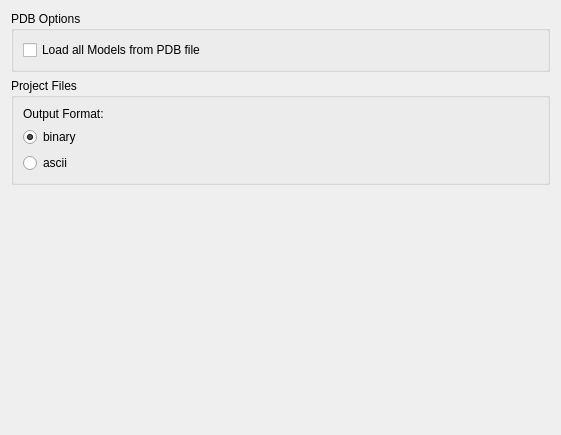
<?xml version="1.0" encoding="UTF-8"?>
<ui version="4.0">
 <class>OpenSavePreferencesData</class>
 <widget class="QWidget" name="OpenSavePreferencesData">
  <property name="geometry">
   <rect>
    <x>0</x>
    <y>0</y>
    <width>561</width>
    <height>435</height>
   </rect>
  </property>
  <property name="windowTitle">
   <string>Form</string>
  </property>
  <layout class="QVBoxLayout" name="verticalLayout_3">
   <item>
    <widget class="QGroupBox" name="pdb_groupBox">
     <property name="title">
      <string>PDB Options</string>
     </property>
     <layout class="QVBoxLayout" name="verticalLayout_2">
      <property name="spacing">
       <number>6</number>
      </property>
      <property name="leftMargin">
       <number>9</number>
      </property>
      <property name="topMargin">
       <number>9</number>
      </property>
      <property name="rightMargin">
       <number>9</number>
      </property>
      <property name="bottomMargin">
       <number>9</number>
      </property>
      <item>
       <widget class="QCheckBox" name="pdb_model_box_">
        <property name="toolTip">
         <string>&lt;!DOCTYPE HTML PUBLIC &quot;-//W3C//DTD HTML 4.0//EN&quot; &quot;http://www.w3.org/TR/REC-html40/strict.dtd&quot;&gt;
&lt;html&gt;&lt;head&gt;&lt;meta name=&quot;qrichtext&quot; content=&quot;1&quot; /&gt;&lt;style type=&quot;text/css&quot;&gt;
p, li { white-space: pre-wrap; }
&lt;/style&gt;&lt;/head&gt;&lt;body style=&quot; font-family:'DejaVu Sans'; font-size:9pt; font-weight:400; font-style:normal;&quot;&gt;
&lt;p style=&quot; margin-top:0px; margin-bottom:0px; margin-left:0px; margin-right:0px; -qt-block-indent:0; text-indent:0px;&quot;&gt;Some PDB files (like files obtained from NMR experiments) contain multiple &quot;models&quot; representing differing snapshots of the same molecule. If this option is enabled all models present in the PDBFile will be read in.&lt;/p&gt;
&lt;p style=&quot;-qt-paragraph-type:empty; margin-top:0px; margin-bottom:0px; margin-left:0px; margin-right:0px; -qt-block-indent:0; text-indent:0px;&quot;&gt;&lt;/p&gt;
&lt;p style=&quot; margin-top:0px; margin-bottom:0px; margin-left:0px; margin-right:0px; -qt-block-indent:0; text-indent:0px;&quot;&gt;&lt;span style=&quot; font-weight:600;&quot;&gt;Be aware&lt;/span&gt; that this might cause high computational effort for large molecules with many models and a complex default representation.&lt;/p&gt;&lt;/body&gt;&lt;/html&gt;</string>
        </property>
        <property name="text">
         <string>Load all Models from PDB file</string>
        </property>
       </widget>
      </item>
     </layout>
    </widget>
   </item>
   <item>
    <widget class="QGroupBox" name="project_groupbox">
     <property name="title">
      <string>Project Files</string>
     </property>
     <layout class="QVBoxLayout" name="verticalLayout">
      <property name="spacing">
       <number>6</number>
      </property>
      <property name="leftMargin">
       <number>9</number>
      </property>
      <property name="topMargin">
       <number>9</number>
      </property>
      <property name="rightMargin">
       <number>9</number>
      </property>
      <property name="bottomMargin">
       <number>9</number>
      </property>
      <item>
       <widget class="QLabel" name="label">
        <property name="text">
         <string>Output Format:</string>
        </property>
       </widget>
      </item>
      <item>
       <widget class="QRadioButton" name="binary_project_radiobutton">
        <property name="text">
         <string>binary</string>
        </property>
        <property name="checked">
         <bool>true</bool>
        </property>
       </widget>
      </item>
      <item>
       <widget class="QRadioButton" name="nonbinary_project_radiobutton">
        <property name="text">
         <string>ascii</string>
        </property>
       </widget>
      </item>
     </layout>
    </widget>
   </item>
   <item>
    <spacer name="verticalSpacer">
     <property name="orientation">
      <enum>Qt::Vertical</enum>
     </property>
     <property name="sizeHint" stdset="0">
      <size>
       <width>20</width>
       <height>40</height>
      </size>
     </property>
    </spacer>
   </item>
  </layout>
 </widget>
 <resources/>
 <connections/>
</ui>
